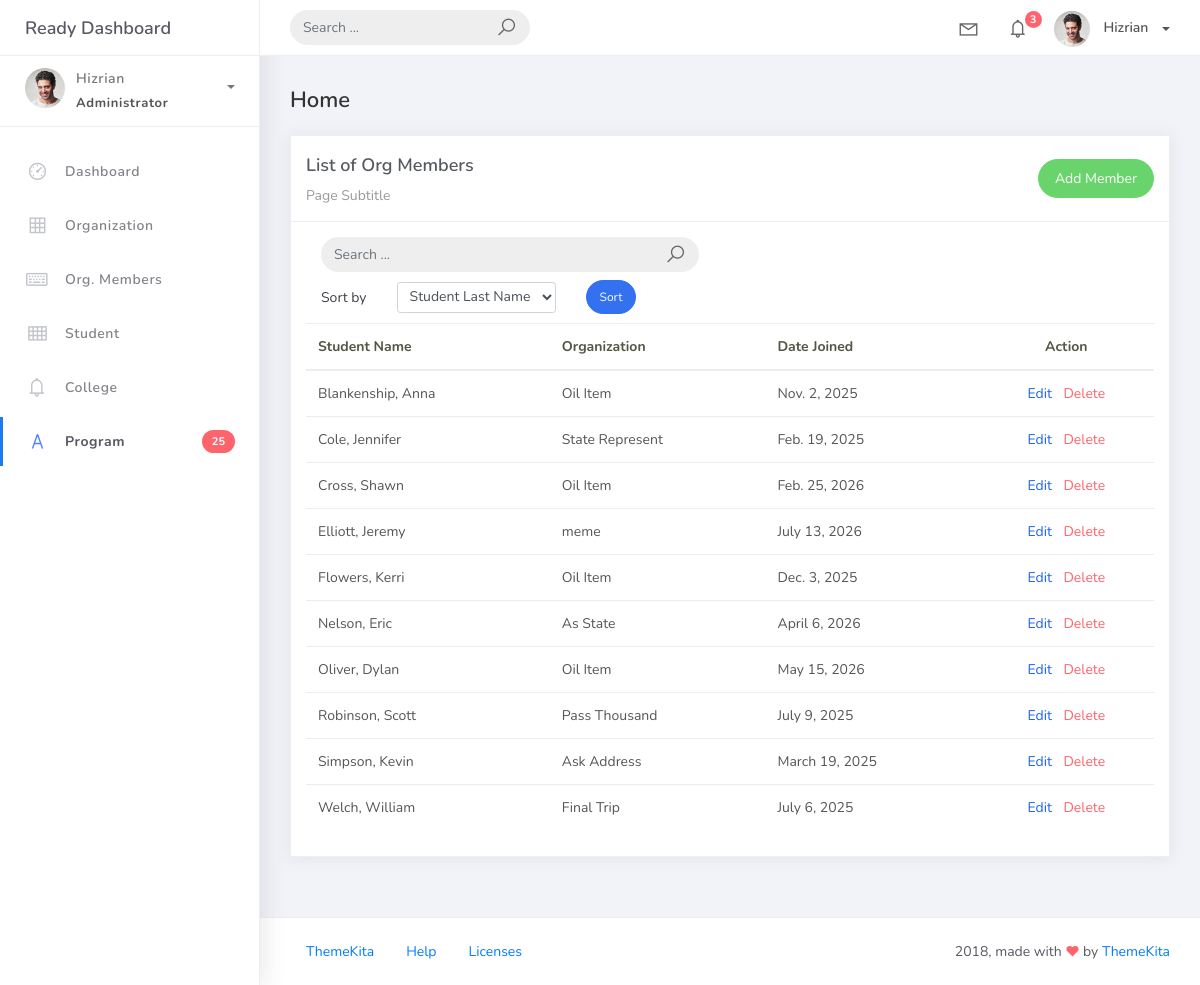
Screenshot of /member_list with the database file from the repository.
### studentorg/models.py (models this page shows, shortened)
class BaseModel (models.Model) :
    created_at = models.DateTimeField(auto_now_add=True, db_index=True)
    updated_at = models.DateTimeField(auto_now=True)
    class Meta:
        abstract = True

class OrgMember(BaseModel):
    student = models.ForeignKey(Student, on_delete=models.CASCADE)
    organization = models.ForeignKey(Organization, on_delete=models.CASCADE)
    date_joined = models.DateField()

class Student(BaseModel):
    student_id = models.CharField(max_length=15)
    lastname = models.CharField(max_length=25)
    firstname = models.CharField(max_length=25)
    middlename = models.CharField(max_length=25, blank=True, null=True)
    program = models.ForeignKey(Program, on_delete=models.CASCADE)
    def __str__(self):
        return f"{self.lastname}, {self.firstname}"

class Organization(BaseModel):
    name = models.CharField(max_length=250)
    college = models.ForeignKey(College, null=True, blank=True, on_delete=models.CASCADE)
    description = models.CharField(max_length=500)

### studentorg/views.py (the view)
# urls.py: path('member_list', OrgMemberListView.as_view(), name='member-list'),
class OrgMemberListView(ListView):
    model = OrgMember
    context_object_name = 'members'
    template_name = 'member_list.html'
    paginate_by = 10
    def get_queryset(self):
        qs = super().get_queryset()
        query = self.request.GET.get('q')
        if query:
            qs = qs.filter(
                Q(student__lastname__icontains=query) |
                Q(student__firstname__icontains=query) |
                Q(organization__name__icontains=query)
            )
        return qs
    def get_ordering(self):
        allowed = ["student__lastname", "date_joined"]
        sort_by = self.request.GET.get("sort_by")
        if sort_by in allowed:
            return sort_by
        return "student__lastname"

### templates/member_list.html (shortened to what this page needs)
{% extends 'base.html' %} {% block content %}
<div class="content">
    <div class="container-fluid">
        <h4 class="page-title">Home</h4>
        <div class="row">
            <div class="col-md-12">
                <div class="card">
                    <div class="card-header">
                        <div class="d-flex justify-content-between align-items-center">
                            <div>
                                <h4 class="card-title">List of Org Members</h4>
                                <div class="card-category">Page Subtitle</div>
                            </div>
                            <a href="{% url 'member-add' %}" class="btn btn-success btn-rounded">Add Member</a>
                        </div>
                    </div>
                    <div class="card-body">
                    <div class="col-md-6">
                        <form class="navbar-left navbar-form nav-search mr-md-3" action="{% url 'organization-list' %}">
                            <div class="input-group">
                                <input type="text" placeholder="Search ..." class="form-control" name="q" />
                                <div class="input-group-append">
                                    <span class="input-group-text">
                                        <i class="la la-search search-icon"></i>
                                    </span>
                                </div>
                            </div>
                        </form>
                    </div>
                    <div class="col-md-12 my-2">
                        <form method="get" class="row g-2 align-items-center">
                            <div class="col-auto">
                                <label for="memberSelect" class="col-form-label">Sort by</label>
                            </div>
                            <div class="col-auto">
                                <select class="form-control form-control-sm" id="memberSelect" name="sort_by">
                                    <option value="student__lastname" {% if request.GET.sort_by == "student__lastname" %}selected{% endif %}>Student Last Name</option>
                                </select>
                            </div>
                            <div class="col-auto">
                                <button type="submit" class="btn btn-primary btn-sm btn-rounded">Sort</button>
                            </div>
                        </form>
                    </div>
                        <table class="table table-hover">
                            <thead>
                                <tr>
                                    <th scope="col">Student Name</th>
                                    <th scope="col">Organization</th>
                                    <th scope="col">Date Joined</th>
                                    <th scope="col" class="text-center">Action</th>
                                </tr>
                            </thead>
                            <tbody>
                                {% for member in members %}
                                <tr>
                                    <td>{{ member.student }}</td>
                                    <td>{{ member.organization.name }}</td>
                                    <td>{{ member.date_joined }}</td>
                                    <td class="text-center">
                                        <a href="{% url 'member-update' member.pk %}" class="text-primary mr-2">Edit</a>
                                        <a href="{% url 'member-delete' member.pk %}" class="text-danger">Delete</a>
                                    </td>
                                </tr>
                                {% empty %}
                                <tr>
                                    <td colspan="4" class="text-center text-muted">No organization membership records found.</td>
                                </tr>
                                {% endfor %}
                            </tbody>
                        </table>
                    </div>
                </div>
            </div>
        </div>
    </div>
</div>
{% endblock %}

### rows the page displays
OrgMember: student "Blankenship, Anna", organization.name "Oil Item", date_joined "Nov. 2, 2025"
OrgMember: student "Cole, Jennifer", organization.name "State Represent", date_joined "Feb. 19, 2025"
OrgMember: student "Cross, Shawn", organization.name "Oil Item", date_joined "Feb. 25, 2026"
OrgMember: student "Elliott, Jeremy", organization.name "meme", date_joined "July 13, 2026"
OrgMember: student "Flowers, Kerri", organization.name "Oil Item", date_joined "Dec. 3, 2025"
OrgMember: student "Nelson, Eric", organization.name "As State", date_joined "April 6, 2026"
OrgMember: student "Oliver, Dylan", organization.name "Oil Item", date_joined "May 15, 2026"
OrgMember: student "Robinson, Scott", organization.name "Pass Thousand", date_joined "July 9, 2025"
OrgMember: student "Simpson, Kevin", organization.name "Ask Address", date_joined "March 19, 2025"
OrgMember: student "Welch, William", organization.name "Final Trip", date_joined "July 6, 2025"
